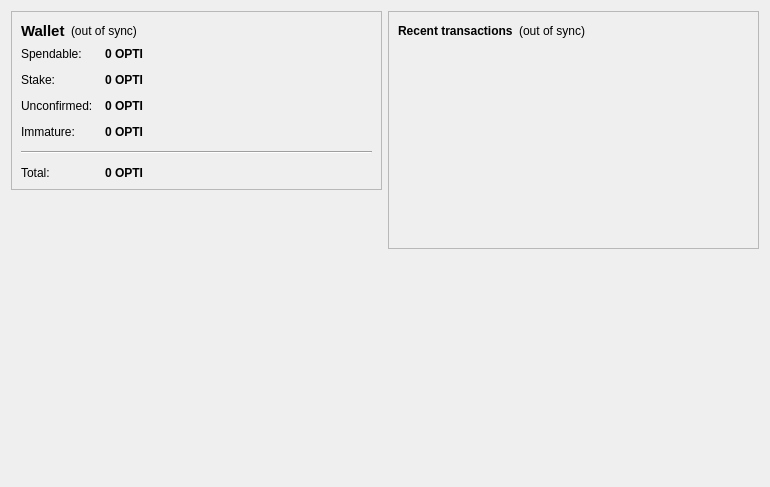
<?xml version="1.0" encoding="UTF-8"?>
<ui version="4.0">
 <class>OverviewPage</class>
 <widget class="QWidget" name="OverviewPage">
  <property name="geometry">
   <rect>
    <x>0</x>
    <y>0</y>
    <width>770</width>
    <height>487</height>
   </rect>
  </property>
  <property name="windowTitle">
   <string>Form</string>
  </property>
  <layout class="QHBoxLayout" name="horizontalLayout" stretch="1,1">
   <item>
    <layout class="QVBoxLayout" name="verticalLayout_2">
     <item>
      <widget class="QFrame" name="frame">
       <property name="frameShape">
        <enum>QFrame::StyledPanel</enum>
       </property>
       <property name="frameShadow">
        <enum>QFrame::Raised</enum>
       </property>
       <layout class="QVBoxLayout" name="verticalLayout_4">
        <item>
         <layout class="QHBoxLayout" name="horizontalLayout_4">
          <item>
           <widget class="QLabel" name="label_5">
            <property name="font">
             <font>
              <pointsize>11</pointsize>
              <weight>75</weight>
              <bold>true</bold>
             </font>
            </property>
            <property name="text">
             <string>Wallet</string>
            </property>
           </widget>
          </item>
          <item>
           <widget class="QLabel" name="labelWalletStatus">
            <property name="toolTip">
             <string>The displayed information may be out of date. Your wallet automatically synchronizes with the SecureBit network after a connection is established, but this process has not completed yet.</string>
            </property>
            <property name="styleSheet">
             <string notr="true"/>
            </property>
            <property name="text">
             <string notr="true">(out of sync)</string>
            </property>
            <property name="alignment">
             <set>Qt::AlignLeading|Qt::AlignLeft|Qt::AlignVCenter</set>
            </property>
           </widget>
          </item>
          <item>
           <spacer name="horizontalSpacer_2">
            <property name="orientation">
             <enum>Qt::Horizontal</enum>
            </property>
            <property name="sizeHint" stdset="0">
             <size>
              <width>40</width>
              <height>20</height>
             </size>
            </property>
           </spacer>
          </item>
         </layout>
        </item>
        <item>
         <layout class="QFormLayout" name="formLayout_2">
          <property name="fieldGrowthPolicy">
           <enum>QFormLayout::AllNonFixedFieldsGrow</enum>
          </property>
          <property name="horizontalSpacing">
           <number>12</number>
          </property>
          <property name="verticalSpacing">
           <number>12</number>
          </property>
          <item row="0" column="0">
           <widget class="QLabel" name="label">
            <property name="text">
             <string>Spendable:</string>
            </property>
           </widget>
          </item>
          <item row="0" column="1">
           <widget class="QLabel" name="labelBalance">
            <property name="font">
             <font>
              <weight>75</weight>
              <bold>true</bold>
             </font>
            </property>
            <property name="cursor">
             <cursorShape>IBeamCursor</cursorShape>
            </property>
            <property name="toolTip">
             <string>Your current spendable balance</string>
            </property>
            <property name="text">
             <string notr="true">0 OPTI</string>
            </property>
            <property name="textInteractionFlags">
             <set>Qt::LinksAccessibleByMouse|Qt::TextSelectableByKeyboard|Qt::TextSelectableByMouse</set>
            </property>
           </widget>
          </item>
          <item row="1" column="0">
           <widget class="QLabel" name="label_6">
            <property name="text">
             <string>Stake:</string>
            </property>
           </widget>
          </item>
          <item row="1" column="1">
           <widget class="QLabel" name="labelStake">
            <property name="font">
             <font>
              <weight>75</weight>
              <bold>true</bold>
             </font>
            </property>
            <property name="cursor">
             <cursorShape>IBeamCursor</cursorShape>
            </property>
            <property name="toolTip">
             <string>Total of coins that was staked, and do not yet count toward the current balance</string>
            </property>
            <property name="text">
             <string notr="true">0 OPTI</string>
            </property>
            <property name="textInteractionFlags">
             <set>Qt::LinksAccessibleByMouse|Qt::TextSelectableByKeyboard|Qt::TextSelectableByMouse</set>
            </property>
           </widget>
          </item>
          <item row="2" column="0">
           <widget class="QLabel" name="label_3">
            <property name="text">
             <string>Unconfirmed:</string>
            </property>
           </widget>
          </item>
          <item row="2" column="1">
           <widget class="QLabel" name="labelUnconfirmed">
            <property name="font">
             <font>
              <weight>75</weight>
              <bold>true</bold>
             </font>
            </property>
            <property name="cursor">
             <cursorShape>IBeamCursor</cursorShape>
            </property>
            <property name="toolTip">
             <string>Total of transactions that have yet to be confirmed, and do not yet count toward the current balance</string>
            </property>
            <property name="text">
             <string notr="true">0 OPTI</string>
            </property>
            <property name="textInteractionFlags">
             <set>Qt::LinksAccessibleByMouse|Qt::TextSelectableByKeyboard|Qt::TextSelectableByMouse</set>
            </property>
           </widget>
          </item>
          <item row="3" column="0">
           <widget class="QLabel" name="labelImmatureText">
            <property name="text">
             <string>Immature:</string>
            </property>
           </widget>
          </item>
          <item row="3" column="1">
           <widget class="QLabel" name="labelImmature">
            <property name="font">
             <font>
              <weight>75</weight>
              <bold>true</bold>
             </font>
            </property>
            <property name="toolTip">
             <string>Mined balance that has not yet matured</string>
            </property>
            <property name="text">
             <string notr="true">0 OPTI</string>
            </property>
            <property name="textInteractionFlags">
             <set>Qt::LinksAccessibleByMouse|Qt::TextSelectableByKeyboard|Qt::TextSelectableByMouse</set>
            </property>
           </widget>
          </item>
          <item row="4" column="0" colspan="2">
           <widget class="Line" name="line">
            <property name="orientation">
             <enum>Qt::Horizontal</enum>
            </property>
           </widget>
          </item>
          <item row="5" column="0">
           <widget class="QLabel" name="labelTotalText">
            <property name="text">
             <string>Total:</string>
            </property>
           </widget>
          </item>
          <item row="5" column="1">
           <widget class="QLabel" name="labelTotal">
            <property name="font">
             <font>
              <weight>75</weight>
              <bold>true</bold>
             </font>
            </property>
            <property name="cursor">
             <cursorShape>IBeamCursor</cursorShape>
            </property>
            <property name="toolTip">
             <string>Your current total balance</string>
            </property>
            <property name="text">
             <string notr="true">0 OPTI</string>
            </property>
            <property name="textInteractionFlags">
             <set>Qt::LinksAccessibleByMouse|Qt::TextSelectableByKeyboard|Qt::TextSelectableByMouse</set>
            </property>
           </widget>
          </item>
         </layout>
        </item>
       </layout>
      </widget>
     </item>
     <item>
      <spacer name="verticalSpacer">
       <property name="orientation">
        <enum>Qt::Vertical</enum>
       </property>
       <property name="sizeHint" stdset="0">
        <size>
         <width>20</width>
         <height>40</height>
        </size>
       </property>
      </spacer>
     </item>
     <item>
      <widget class="QLabel" name="label_2">
       <property name="autoFillBackground">
        <bool>true</bool>
       </property>
       <property name="text">
        <string/>
       </property>
       <property name="pixmap">
        <pixmap resource="../bitcoin.qrc">:/icons/mastbg</pixmap>
       </property>
       <property name="scaledContents">
        <bool>false</bool>
       </property>
       <property name="margin">
        <number>0</number>
       </property>
      </widget>
     </item>
    </layout>
   </item>
   <item>
    <layout class="QVBoxLayout" name="verticalLayout_3">
     <item>
      <widget class="QFrame" name="frame_2">
       <property name="frameShape">
        <enum>QFrame::StyledPanel</enum>
       </property>
       <property name="frameShadow">
        <enum>QFrame::Raised</enum>
       </property>
       <layout class="QVBoxLayout" name="verticalLayout">
        <item>
         <layout class="QHBoxLayout" name="horizontalLayout_2">
          <item>
           <widget class="QLabel" name="label_4">
            <property name="text">
             <string>&lt;b&gt;Recent transactions&lt;/b&gt;</string>
            </property>
           </widget>
          </item>
          <item>
           <widget class="QLabel" name="labelTransactionsStatus">
            <property name="toolTip">
             <string>The displayed information may be out of date. Your wallet automatically synchronizes with the SecureBit network after a connection is established, but this process has not completed yet.</string>
            </property>
            <property name="styleSheet">
             <string notr="true"/>
            </property>
            <property name="text">
             <string notr="true">(out of sync)</string>
            </property>
            <property name="alignment">
             <set>Qt::AlignRight|Qt::AlignTrailing|Qt::AlignVCenter</set>
            </property>
           </widget>
          </item>
          <item>
           <spacer name="horizontalSpacer">
            <property name="orientation">
             <enum>Qt::Horizontal</enum>
            </property>
            <property name="sizeHint" stdset="0">
             <size>
              <width>40</width>
              <height>20</height>
             </size>
            </property>
           </spacer>
          </item>
         </layout>
        </item>
        <item>
         <widget class="QListView" name="listTransactions">
          <property name="styleSheet">
           <string notr="true">QListView { background: transparent; }</string>
          </property>
          <property name="frameShape">
           <enum>QFrame::NoFrame</enum>
          </property>
          <property name="verticalScrollBarPolicy">
           <enum>Qt::ScrollBarAlwaysOff</enum>
          </property>
          <property name="horizontalScrollBarPolicy">
           <enum>Qt::ScrollBarAlwaysOff</enum>
          </property>
          <property name="selectionMode">
           <enum>QAbstractItemView::NoSelection</enum>
          </property>
         </widget>
        </item>
       </layout>
      </widget>
     </item>
     <item>
      <spacer name="verticalSpacer_2">
       <property name="orientation">
        <enum>Qt::Vertical</enum>
       </property>
       <property name="sizeHint" stdset="0">
        <size>
         <width>20</width>
         <height>40</height>
        </size>
       </property>
      </spacer>
     </item>
    </layout>
   </item>
  </layout>
 </widget>
 <resources>
  <include location="../bitcoin.qrc"/>
 </resources>
 <connections/>
</ui>
